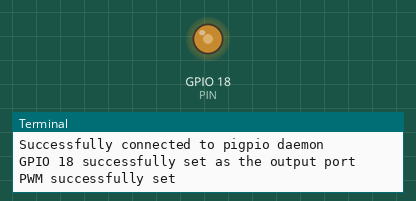
Recording of a program running on a simulated Raspberry Pi (BCM pin numbers). Shown: output pins drawn as LEDs (lit = HIGH), the last lines printed to the terminal. At 2.0 s the program stops and its outputs stay as they are.

Above: at 0.1 s.
At 2.1 s:
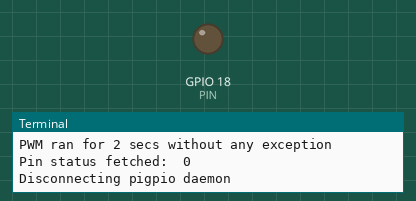
Timing chart, 0 to 3.5 s (numbered marks = the images above):
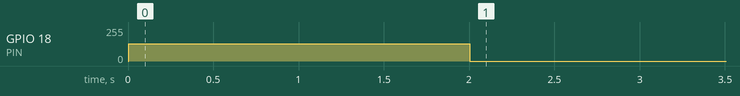

The program:

pigpiotest.py
```python
import pigpio
import time

PIN = 18

print("Connecting to pigpio daemon...")
pi = pigpio.pi()

if not pi.connected:
    print("Failed to connect to pigpio daemon!")

else:
    print("Successfully connected to pigpio daemon")

    try:
        pi.set_mode(PIN, pigpio.OUTPUT)
    except Exception as e:
        print('Failed to set output port: ', str(e))
    else:
        print(f"GPIO {PIN} successfully set as the output port")

    try:
        pi.set_PWM_frequency(PIN, 1000)
        pi.set_PWM_dutycycle(PIN, 128)
    except Exception as e:
        print('Failed to set PWM: ', str(e))
    else:
        print('PWM successfully set')

    try:
        time.sleep(2)
        pi.set_PWM_dutycycle(PIN, 0)
    except Exception as e:
        print('Exception occured while running PWM: ', str(e))
    else:
        print('PWM ran for 2 secs without any exception')

    try:
        print("Pin status fetched: ", pi.read(PIN))
    except Exception as e:
        print('Failed to access pin status')

    print("Disconnecting pigpio daemon")
    pi.stop()
```

Measured:
- by itself, GPIO 18 (PIN): 0/255 → 128/255 at 0.00 s, → 0/255 2.0 s later
